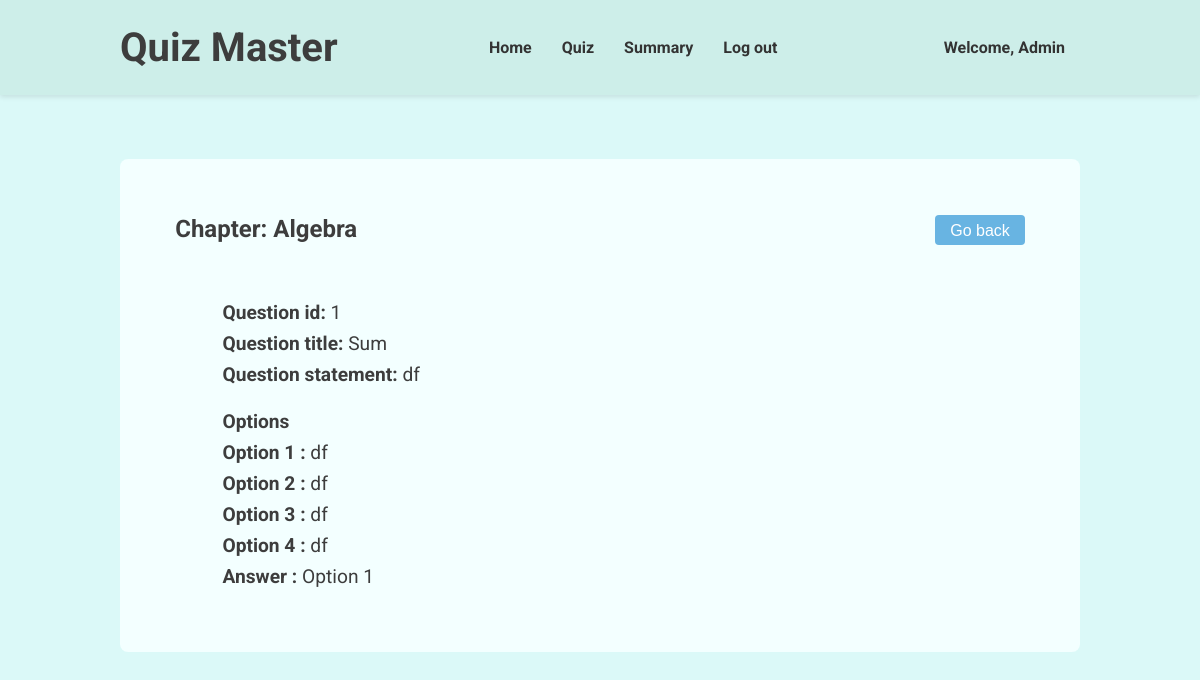
/view-question/1 (signed in), run on the app's committed database.
### models.py (models this page shows, shortened)
class User(db.Model, UserMixin):
    __tablename__ = 'users'
    id = db.Column(db.Integer, primary_key=True)
    username = db.Column(db.String(80), unique=True, nullable=False)
    passhash = db.Column(db.String(256), nullable=False)
    fullname = db.Column(db.String(80), nullable=False)
    qualification = db.Column(db.String(80), nullable=False)
    dob = db.Column(db.Date, nullable=False)
    is_admin = db.Column(db.Boolean, nullable=False, default=False)
    @property
    def password(self):
        raise AttributeError('Password is not a readable attribute')

class Chapters(db.Model):
    __tablename__ = 'chapters'
    chapterid = db.Column(db.Integer, primary_key=True)
    subjectid = db.Column(db.Integer, db.ForeignKey('subjects.subjectid'), nullable=False)
    chaptername = db.Column(db.String(80), unique=False, nullable=False)
    chapterdesc = db.Column(db.String(512), nullable=False)
    questions = db.relationship('Questions', backref='chapter', lazy=True)

class Questions(db.Model):
    __tablename__ = 'questions'
    questionid = db.Column(db.Integer, primary_key=True)
    quizid = db.Column(db.Integer, db.ForeignKey('quizzes.quizid'), nullable=False)
    chapterid = db.Column(db.Integer, db.ForeignKey('chapters.chapterid'), nullable=False)
    title = db.Column(db.String(80), nullable=False)
    statement = db.Column(db.String(512), nullable=False)
    option1 = db.Column(db.String(80), nullable=False)
    option2 = db.Column(db.String(80), nullable=False)
    option3 = db.Column(db.String(80), nullable=False)
    option4 = db.Column(db.String(80), nullable=False)
    ans = db.Column(db.Integer, nullable=False)

### routes.py (the view)
@app.route('/view-question/<int:que_id>')
@login_required
def view_question(que_id):
    return render_template('view-question.html', user = current_user, question = Questions.query.get(que_id), chapter = Chapters.query.get(Questions.query.get(que_id).chapterid).chaptername)

### app.py (called while the page is built)
@login_manager.user_loader
def load_user(userid):
    return models.User.query.get(int(userid))

### templates/view-question.html (shortened to what this page needs)
{% extends "base.html" %}  {% block stylesheet %}
<link rel="stylesheet" href="{{ url_for('static', filename='navbar.css') }}" />
{% endblock %} {% block navbar %}
<header>
  <div class="header-container">
    <h1>Quiz Master</h1>
    <nav>
      <ul>
        <li>
          <a href="/dashboard">Home</a>
        </li>
        <li>
          <a href="/admin-quiz">Quiz</a>
        </li>
        <li>
          <a href="/admin-summary">Summary</a>
        </li>
        <li>
          <a href="/logout">Log out</a>
        </li>
      </ul>
    </nav>
    <a href="/profile">Welcome, {{ user.fullname}}</a>
  </div>
</header>
{% endblock %} {% block content %}
<main>
  <div class="sub-header">
    <h2>Chapter: {{chapter}}</h2>
    <button onclick="goBack()">Go back</button>
  </div>
  <div class="question-display">
    <div class="question">
      <p><b>Question id:</b> {{ question.questionid }}</p>
      <p><b>Question title:</b> {{ question.title }}</p>
      <p><b>Question statement:</b> {{ question.statement }}</p>
    </div>
    <div class="options">
      <p><b>Options</b></p>
      <p><b>Option 1 :</b> {{question.option1}}</p>
      <p><b>Option 2 :</b> {{question.option2}}</p>
      <p><b>Option 3 :</b> {{question.option3}}</p>
      <p><b>Option 4 :</b> {{question.option4}}</p>
      <p><b>Answer :</b> Option {{question.ans}}</p>
    </div>
  </div>
</main>
{% endblock %}

### static/index.css (style rules this page uses)
* { margin: 0; padding: 0; box-sizing: border-box; }
body { background-color: #dbf9f8; color: #3d3d3d; font-family: 'roboto', sans-serif; }

### static/navbar.css (style rules this page uses)
header { background-color: #cdeee9; padding: 1.5rem; box-shadow: 0 2px 5px rgba(0, 0, 0, 0.1); }
.header-container { margin: auto; width: 80vw; display: flex; justify-content: space-between; align-items: center; }
header h1 { margin: 0; font-size: 2.5rem; color: #3d3d3d; }
header nav ul { list-style: none; display: flex; }
header a { margin: 0 15px; text-decoration: none; color: #333; font-weight: bold; }

### templates/view-question.html (style rules this page uses)
main { margin: 4rem 0; padding: 0.5rem; min-height: 50vh; display: flex; flex-direction: column; align-items: center; background-color: #f3ffff; border-radius: 0.5rem; }
.sub-header { margin: 3rem 0; width: 90%; display: flex; justify-content: space-between; }
.sub-header h2 { font-size: 1.5rem; }
.sub-header button { padding: 7px 15px 5px; font-size: 1rem; background-color: #68b4e2; color: #fff; border: none; border-radius: 0.25rem; cursor: pointer; }
.question-display { margin-bottom: 2rem; width: 80%; font-size: 1.2rem; }
.question-display div { margin-bottom: 1.5rem; }
.question-display p { margin: 0.5rem 0; }

### data on the page
User: fullname "Admin"
Chapters: chaptername "Algebra"
Questions: questionid "1", title "Sum", statement "df", option1 "df", option2 "df", option3 "df", option4 "df", ans "1"
